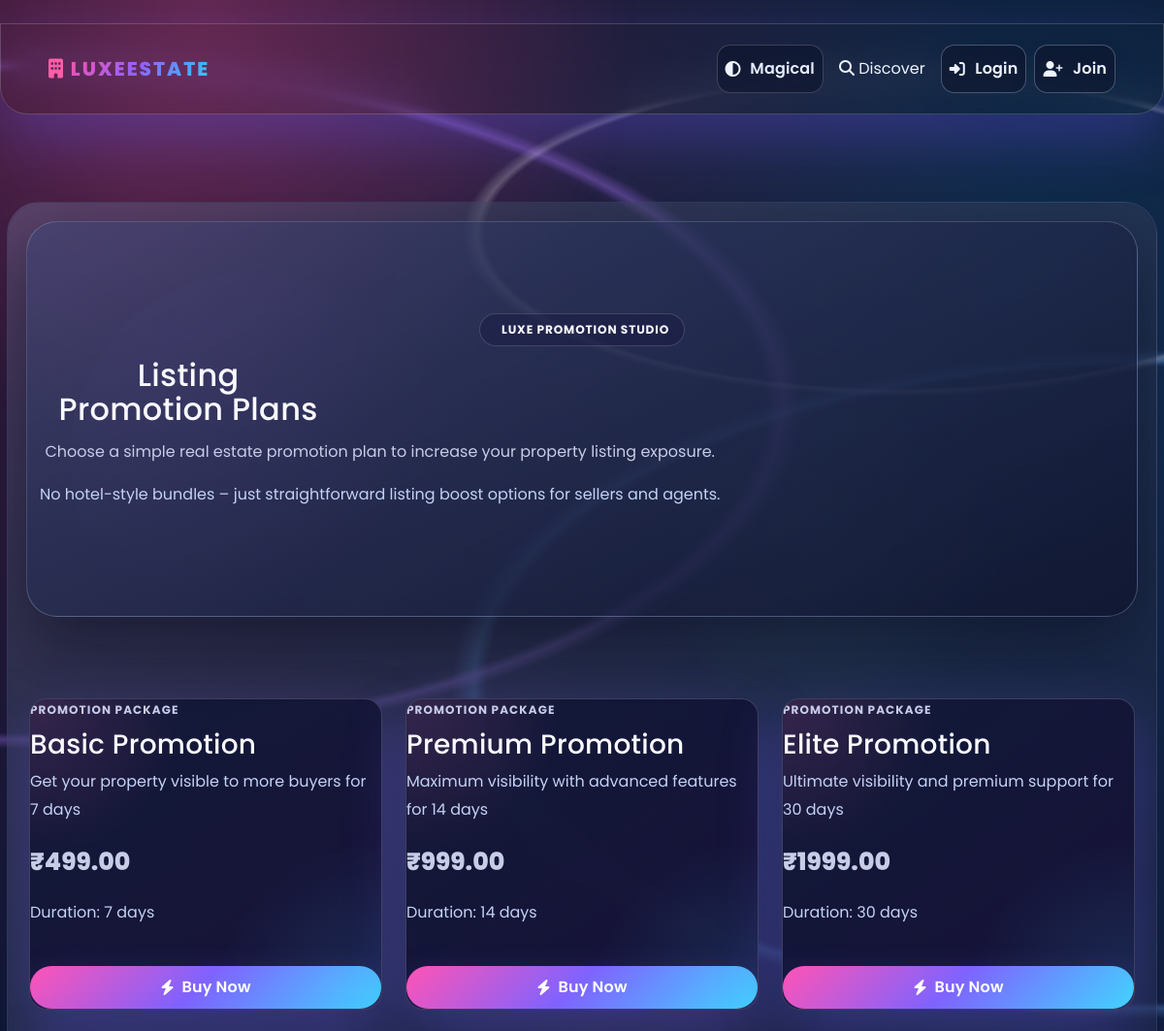
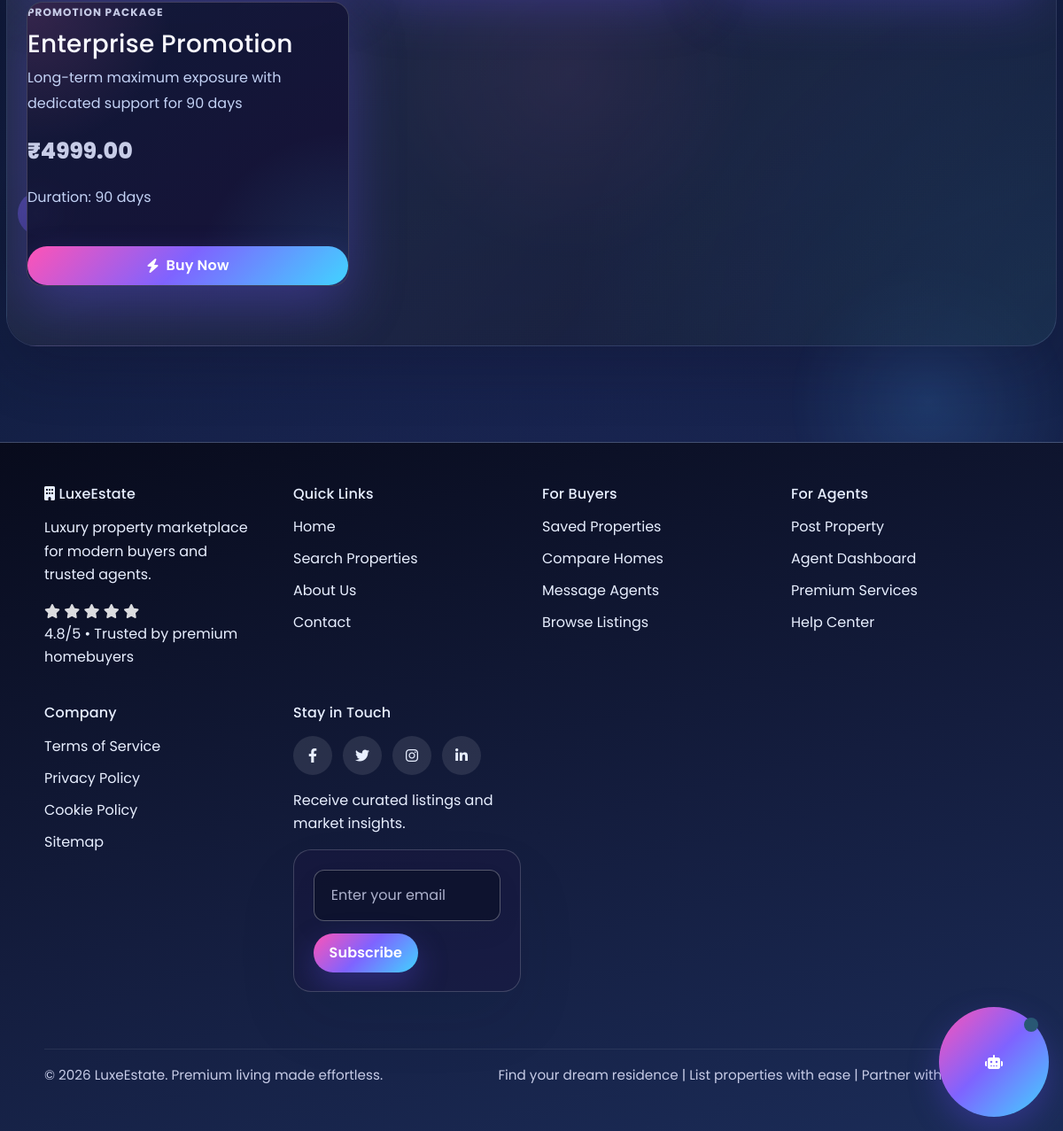
The page /payments/pricing/ on the database its author committed (2 pictures, top to bottom).
### payments/models.py (models this page shows, shortened)
class PaymentPackage(models.Model):
    DURATION_CHOICES = [
        (7, '7 Days'),
        (14, '14 Days'),
        (30, '30 Days'),
        (90, '90 Days'),
    ]
    name = models.CharField(max_length=100)
    description = models.TextField()
    price = models.DecimalField(max_digits=15, decimal_places=2)
    duration_days = models.IntegerField(choices=DURATION_CHOICES)
    features = models.JSONField(default=list)
    is_active = models.BooleanField(default=True)
    created_at = models.DateTimeField(auto_now_add=True)
    updated_at = models.DateTimeField(auto_now=True)
    class Meta:
        ordering = ['price']

### payments/views.py (the view)
# urls.py: path('pricing/', views.pricing, name='pricing'),
def pricing(request):
    packages = PaymentPackage.objects.filter(is_active=True).order_by('price')
    user_subscription = None
    if request.user.is_authenticated:
        user_subscription = request.user.subscription if hasattr(request.user, 'subscription') else None
    context = {
        'packages': packages,
        'user_subscription': user_subscription,
    }
    return render(request, 'payments/pricing.html', context)

### templates/payments/pricing.html (shortened to what this page needs)
﻿{% extends 'base.html' %}
{% block content %}
<section class="hero-section payments-hero">
    <div class="container text-center">
        <span class="payments-kicker"> Luxe Promotion Studio</span>
        <h1>Listing Promotion Plans</h1>
        <p>Choose a simple real estate promotion plan to increase your property listing exposure.</p>
        <p class="text-secondary">No hotel-style bundles – just straightforward listing boost options for sellers and agents.</p>
    </div>
</section>
<div class="container page-section payments-shell">
    <div class="row g-4">
        {% for package in packages %}
            <div class="col-md-4">
                <div class="card-panel payment-card payment-plan-card h-100 d-flex flex-column justify-content-between">
                    <div>
                        <p class="payments-meta-label mb-2">Promotion Package</p>
                        <h3>{{ package.name }}</h3>
                        <p class="text-secondary">{{ package.description }}</p>
                        <p class="property-price mt-3">₹{{ package.price|floatformat:2 }}</p>
                        <p class="text-secondary">Duration: {{ package.duration_days }} days</p>
                    </div>
                    <a href="{% url 'payments:create_payment' package.pk %}?property_id={{ request.GET.property_id }}" class="btn btn-magical mt-4 payment-cta-btn"><i class="fas fa-bolt"></i> Buy Now</a>
                </div>
            </div>
        {% endfor %}
    </div>
</div>
{% endblock %}

### rows shown on the page
PaymentPackage: name "Basic Promotion", description "Get your property visible to more buyers for 7 days", price "499.00", duration_days "7"
PaymentPackage: name "Premium Promotion", description "Maximum visibility with advanced features for 14 days", price "999.00", duration_days "14"
PaymentPackage: name "Elite Promotion", description "Ultimate visibility and premium support for 30 days", price "1999.00", duration_days "30"
PaymentPackage: name "Enterprise Promotion", description "Long-term maximum exposure with dedicated support for 90 days", price "4999.00", duration_days "90"
